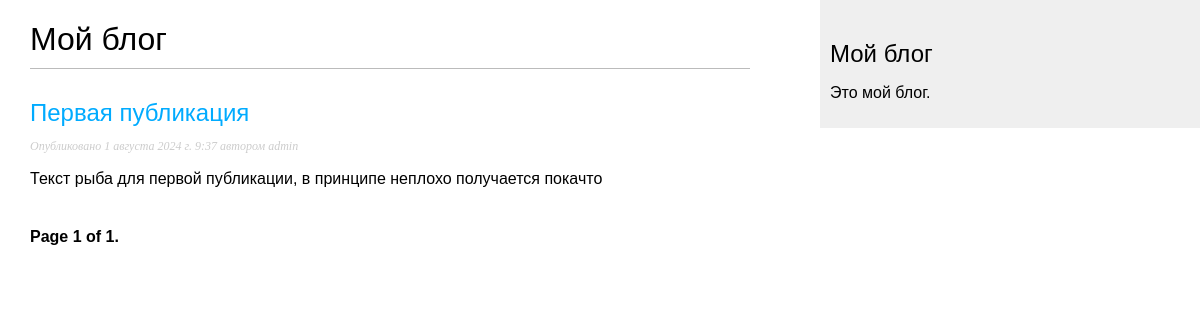
Page /blog/ on the earlier database version.
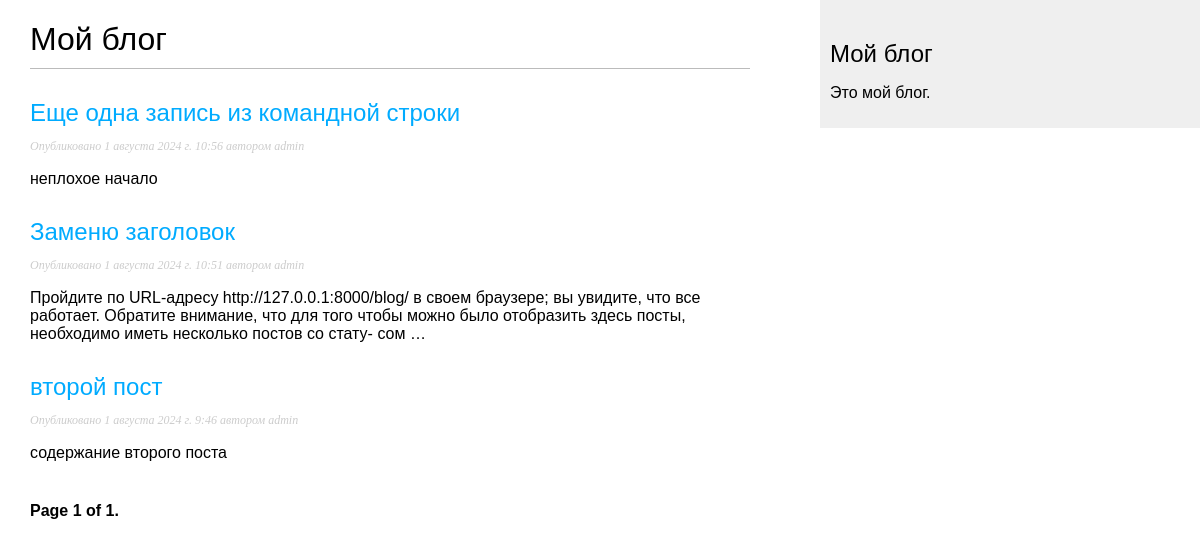
Same page on the later database version.
### blog/models.py (models this page shows, shortened)
class Post(models.Model):
    class Status(models.TextChoices):
        DRAFT = 'DF', 'Черновик'
        PUBLISHED = 'PB', 'Опубликовано'
    title = models.CharField('Заголовок поста',
                             max_length=250)
    slug = models.SlugField('Короткая метка',
                            unique_for_date='publish',
                            max_length=250)
    author = models.ForeignKey(User,
                               on_delete=models.CASCADE,
                               related_name='blog_posts',
                               verbose_name='Автор')
    body = models.TextField('Содержание поста')
    publish = models.DateTimeField('дата публикации', default=timezone.now)
    created = models.DateTimeField('дата создания', auto_now_add=True)
    updated = models.DateTimeField('дата обновления', auto_now=True)
    status = models.CharField('Статус', max_length=2,
                              choices=Status.choices,
                              default=Status.DRAFT)
    objects = models.Manager()  # менеджер применяемый по умолчанию
    published = PublishedMeneger()  # конкретно прикладной менеджер
    class Meta:
        ordering = ['-publish']
        indexes = [
            models.Index(fields=['-publish']),
        ]
        verbose_name = 'Пост'
        verbose_name_plural = 'Посты'
    def get_absolute_url(self):
        return reverse('blog:post_detail',
                       args=[
                           self.publish.year,
                           self.publish.month,
                           self.publish.day,
                           self.slug
                       ])

### blog/views.py (the view)
# urls.py: path('', views.PostListView.as_view(), name='post_list'),
class PostListView(ListView):
    queryset = Post.published.all()
    context_object_name = 'posts'
    paginate_by = 3
    template_name = 'blog/post/list.html'

### blog/templates/blog/post/list.html (shortened to what this page needs)
{% extends "blog/base.html" %}
{% block content %}
<h1>Мой блог</h1>
    {% for post in posts %}
    	<h2>
            <a href="{{ post.get_absolute_url }}">
                {{ post.title }}
            </a>
        </h2>
        <p class="date">
        Опубликовано {{ post.publish }} автором {{ post.author }}
        </p>
        {{ post.body|truncatewords:30|linebreaks }}
    {% endfor %}
{% include "pagination.html" with page=page_obj %}
{% endblock %}

### blog/templates/blog/base.html (shortened to what this page needs)
{% load static %}
<!doctype html>
<html lang="ru">
<head>
    <link rel="stylesheet" href="{% static 'css/blog.css' %}">
</head>
<body>
<div id="content">
    {% block content %}
    {% endblock %}
</div>
<div id="sidebar">
    <h2>Мой блог</h2>
    <p>Это мой блог.</p>
</div>
</body>
</html>

### blog/templates/pagination.html (shortened to what this page needs)
<div class="pagination">
    <span class="step-links">
      <span class="current">
        Page {{ page.number }} of {{ page.paginator.num_pages }}.
      </span>
    </span>
  </div>

### blog/static/css/blog.css (style rules this page uses)
body { margin:0; padding:0; font-family:helvetica, sans-serif; }
a { color:#00abff; text-decoration:none; }
h1 { font-weight:normal; border-bottom:1px solid #bbb; padding:0 0 10px 0; }
h2 { font-weight:normal; margin:30px 0 0; }
#content { float:left; width:60%; padding:0 0 0 30px; }
#sidebar { float:right; width:30%; padding:10px; background:#efefef; height:100%; }
p.date { color:#ccc; font-family: georgia, serif; font-size: 12px; font-style: italic; }
.pagination { margin:40px 0; font-weight:bold; }

Differences in the rows shown:
removed Post: title "Первая публикация", publish "1 августа 2024 г. 9:37", author "admin", body "Текст рыба для первой публикации, в принципе неплохо получается покачто"
added Post: title "Еще одна запись из командной строки", publish "1 августа 2024 г. 10:56", author "admin", body "неплохое начало"
added Post: title "Заменю заголовок", publish "1 августа 2024 г. 10:51", author "admin", body "Пройдите по URL-адресу http://127.0.0.1:8000/blog/ в своем браузере; вы увидите, что все работает. Обратите внимание, что для того чтобы можно было отобразить здесь посты, необходимо иметь несколько постов со стату- сом …"
now on this page (row edited): Post: title "второй пост", publish "1 августа 2024 г. 9:46", author "admin", body "содержание второго поста"
